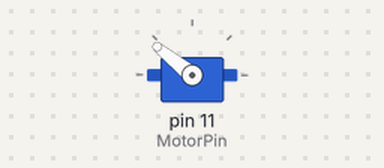
Bench run of a sketch on a simulated Arduino Uno, built with avr-gcc and run on an emulated ATmega328P. Parts: servo.

Above: at 0.05 s.
Timing chart, 0 to 4.6 s (numbered marks = the images above):
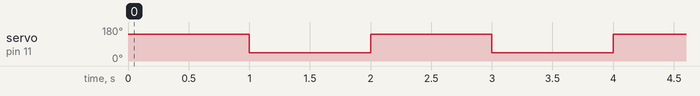

The sketch:

VexController29.ino
```cpp
#include <Servo.h>

int MotorPin = 11; //Vex29 controller is connected to this pin

Servo Motor;

void setup() {
  // put your setup code here, to run once:
  pinMode(MotorPin, OUTPUT);
  Motor.attach(MotorPin);
}

void loop() {
  // put your main code here, to run repeatedly:
  MotorControl(100);
  delay(1000);
  MotorControl(-100);
  delay(1000);
}

int MotorControl(int value){
  Motor.write(map(value,-100,100,1000,2000));
}
```

Measured:
- by itself, servo on pin 11 (MotorPin): alternates 141° for 1.0 s and 44° for 1.0 s
